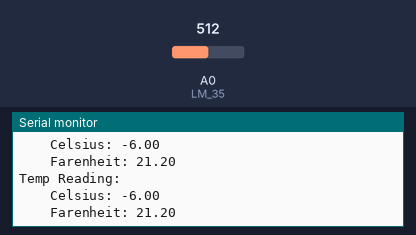
The sketch below on a simulated Arduino Uno, built with avr-gcc and run on an emulated ATmega328P. On the bench: the last lines printed to the serial monitor. Inputs (shaded band) come from the test bench; at power-on: A0 (LM_35) = 512.

Above: at 1.8 s.
1.9 s: A0 (LM_35) set to 716
At 2.6 s:
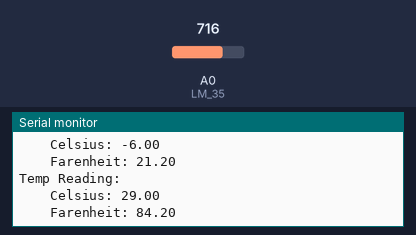
3.4 s: A0 (LM_35) set to 900
At 4.8 s:
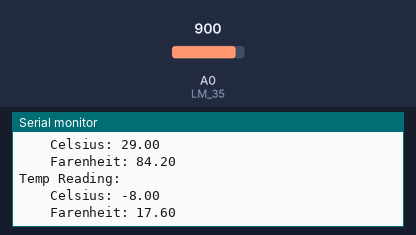
Timing chart, 0 to 6.4 s (numbered marks = the images above; inputs shaded):
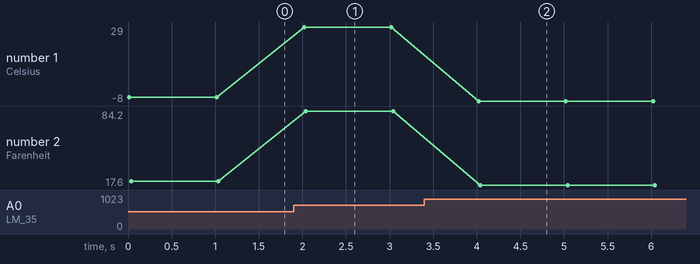

The sketch:

lm_35_test.ino
```cpp
// (licence header left out)
// FirebaseDemo_ESP8266 is a sample that demo the different functions
// of the FirebaseArduino API.


const int LM_35 = A0;
int input_val = 0;
float celsius = 0;
float farenheit = 0;

void setup() {
  Serial.begin(9600);
}


void loop() {

  input_val = analogRead(LM_35);

  celsius = (input_val * 500) / 1023;

  farenheit = ((9 * celsius) / 5) + 32;

  Serial.println("Temp Reading: ");
  Serial.print("\t\tCelsius: ");
  Serial.println(celsius);
  Serial.print("\t\tFarenheit: ");
  Serial.println(farenheit);
  delay(1000);
  }
```

Measured:
- after the input at 1.9 s, the serial monitor: prints a new line after 0.12 s (image 1)
- after the input at 3.4 s, the serial monitor: prints a new line after 0.62 s (image 2)
- plotted number 1: -6 → 29 after the input at 1.9 s, 29 → -8 after the input at 3.4 s
- plotted number 2: 21.2 → 84.2 after the input at 1.9 s, 84.2 → 17.6 after the input at 3.4 s
